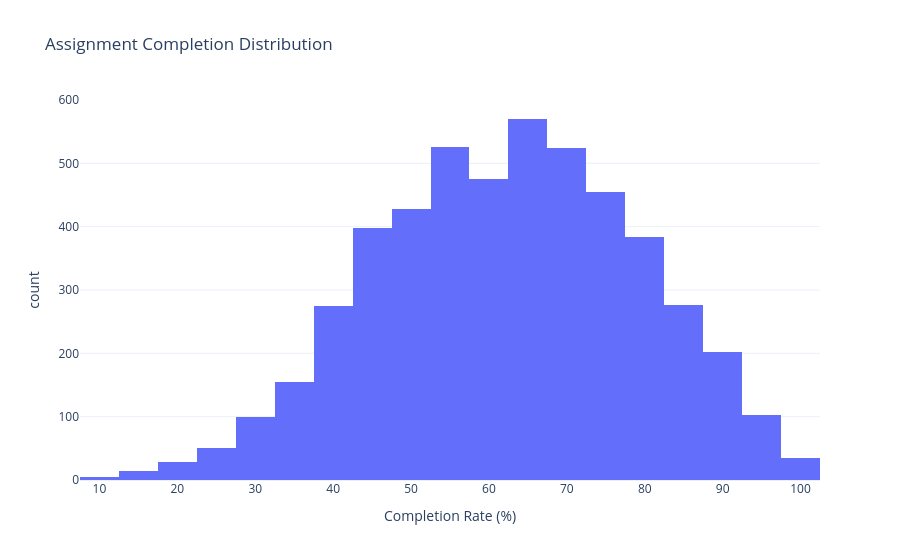

Notebook source saved alongside this figure:
### Code cell
fig = px.histogram(
    student_data,
    x="assignment_completion_rate",
    nbins=30,
    title="Assignment Completion Distribution",
    labels={
        "assignment_completion_rate": "Completion Rate (%)",
        "count": "Number of Students"
    }
)

fig.update_layout(
    template="plotly_white"
)

fig.show()

### Figure 1 — Plotly figure (JSON) as saved in the notebook; plotly's stock layout.template omitted (floating-point values rounded to 4 significant figures; data arrays with more than 128 entries replaced by an {"elided": "..."} marker saying what was removed)
{"data": [{"alignmentgroup": "True", "bingroup": "x", "hovertemplate": "Completion Rate (%)=%{x}<br>count=%{y}<extra></extra>", "legendgroup": "", "marker": {"color": "#636efa", "pattern": {"shape": ""}}, "name": "", "nbinsx": 30, "offsetgroup": "", "orientation": "v", "showlegend": false, "type": "histogram", "x": {"elided": "5000 float values"}, "xaxis": "x", "yaxis": "y"}], "layout": {"barmode": "relative", "legend": {"tracegroupgap": 0}, "title": {"text": "Assignment Completion Distribution"}, "xaxis": {"anchor": "y", "domain": [0, 1], "title": {"text": "Completion Rate (%)"}}, "yaxis": {"anchor": "x", "domain": [0, 1], "title": {"text": "count"}}}}
